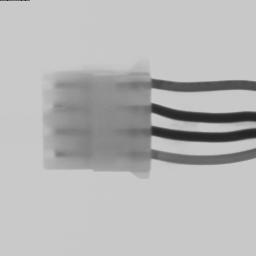
//> input picture openCV/Assignment1/Connector/Image00.jpg, 256 x 256 px
$ ./main   (built with g++ and OpenCV 4)
//> lines starting //> are read from the running program, lines starting //| are printed output that depends on the picture; after the words box and inside, x2 and y2 are one past the last pixel; in counts of white or black regions, pixels touching at a corner belong together
#include <opencv2/core/core.hpp>
#include <opencv2/imgcodecs.hpp>
#include <opencv2/highgui/highgui.hpp>
#include <opencv2/imgproc/imgproc.hpp>
#include <iostream>

using namespace cv;
using namespace std;

int main(int argc, char** argv) {
    Mat image, grayImage, edges;

    // Load the image of the connector with wires
    image = imread("c:\\Image00.jpg", IMREAD_COLOR);
//> image is the input picture: 256 rows x 256 cols, CV_8UC3; min 32, max 218, mean 182.8
    if (!image.data) {
        cout << "Could not open or find the image." << endl;
        return -1;
    }

    // Convert to grayscale to simplify processing
    cvtColor(image, grayImage, COLOR_BGR2GRAY);

    // Apply Gaussian Blur to reduce noise and enhance edge detection
    GaussianBlur(grayImage, grayImage, Size(5, 5), 0);

    // Use Canny edge detection to find edges of the wires
    Canny(grayImage, edges, 50, 150, 3);
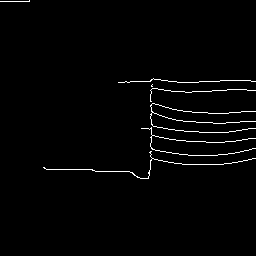
//> edges: 256 rows x 256 cols, CV_8UC1; 1.7% white in thin lines or dots, all inside (x1, y1, x2, y2) = (0, 0, 256, 179)

    // Find contours of the edges
    vector<vector<Point>> contours;
    vector<Vec4i> hierarchy;
    findContours(edges, contours, hierarchy, RETR_EXTERNAL, CHAIN_APPROX_SIMPLE);
//> contours = 7 contours, all with area under 20

    // Filter contours based on their shape and size (assuming wires are long and thin)
    vector<vector<Point>> validContours;
    for (size_t i = 0; i < contours.size(); i++) {
        // Calculate the bounding rectangle of each contour
        Rect boundingBox = boundingRect(contours[i]);

        // Check if the contour could be a wire: long and narrow
        if (boundingBox.height > boundingBox.width * 2 && boundingBox.height > 50) {
            validContours.push_back(contours[i]);
        }
    }
//> this loop made 7 passes
//> boundingBox on passes 1 to 7: Rect(43, 151, 213, 28), Rect(141, 127, 115, 29), Rect(150, 103, 106, 30), Rect(150, 88, 106, 14), Rect(151, 84, 2, 3), Rect(118, 78, 138, 5), Rect(0, 0, 30, 2)
//> after the loop, validContours = 0 contours

    // Check if we detected exactly 4 wires
    if (validContours.size() == 4) {
        cout << "4 wires detected, all wires are connected!" << endl;
    } else {
        cout << validContours.size() << " wires detected, check connection." << endl;
//| 0 wires detected, check connection.
    }

    // Draw the valid contours (wires) on the image
    for (size_t i = 0; i < validContours.size(); i++) {
        drawContours(image, validContours, (int)i, Scalar(0, 255, 0), 2, 8, hierarchy, 0);
    }
//> this loop made 0 passes

    // Display the original image with detected wires highlighted
    namedWindow("Wires Detected", WINDOW_AUTOSIZE);
    imshow("Wires Detected", image);

    // Wait for a key press
    waitKey(0);

    return 0;
}

$ run again, with openCV/Assignment1/Connector/Image01.jpg copied over openCV/Assignment1/Connector/Image00.jpg
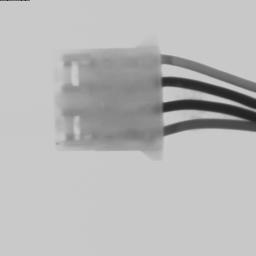
//> input picture openCV/Assignment1/Connector/Image01.jpg, 256 x 256 px
//> image is the input picture: 256 rows x 256 cols, CV_8UC3; min 29, max 218, mean 184.4
//> `Canny(grayImage, edges, 50, 150, 3);`:
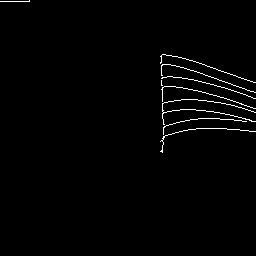
//> edges: 256 rows x 256 cols, CV_8UC1; 1.3% white in thin lines or dots, all inside (x1, y1, x2, y2) = (0, 0, 256, 153)
//> contours = 9 contours, all with area under 20
//> the loop `for (size_t i = 0; i < contours.size(); i++)` made 9 passes
//> boundingBox on passes 1 to 8: Rect(160, 128, 96, 25), Rect(163, 118, 84, 17), Rect(162, 99, 94, 26), Rect(161, 86, 95, 23), Rect(161, 80, 2, 6), Rect(161, 76, 95, 23), Rect(161, 64, 95, 29), Rect(160, 54, 96, 29)
//> after the loop `for (size_t i = 0; i < contours.size(); i++)`: validContours = 0 contours
//| 0 wires detected, check connection.

$ run again, with openCV/Assignment1/Connector/Image02.jpg copied over openCV/Assignment1/Connector/Image00.jpg
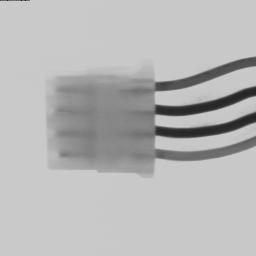
//> input picture openCV/Assignment1/Connector/Image02.jpg, 256 x 256 px
//> image is the input picture: 256 rows x 256 cols, CV_8UC3; min 31, max 218, mean 183.2
//> `Canny(grayImage, edges, 50, 150, 3);`:
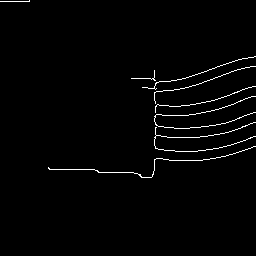
//> edges: 256 rows x 256 cols, CV_8UC1; 1.7% white in thin lines or dots, all inside (x1, y1, x2, y2) = (0, 0, 256, 178)
//> contours = 8 contours, all with area under 20
//> the loop `for (size_t i = 0; i < contours.size(); i++)` made 8 passes
//> boundingBox on passes 1 to 8: Rect(48, 146, 208, 32), Rect(154, 122, 102, 30), Rect(154, 96, 102, 33), Rect(155, 86, 101, 27), Rect(131, 70, 25, 11), Rect(154, 66, 102, 38), Rect(142, 56, 114, 34), Rect(0, 0, 30, 2)
//> after the loop `for (size_t i = 0; i < contours.size(); i++)`: validContours = 0 contours
//| 0 wires detected, check connection.
